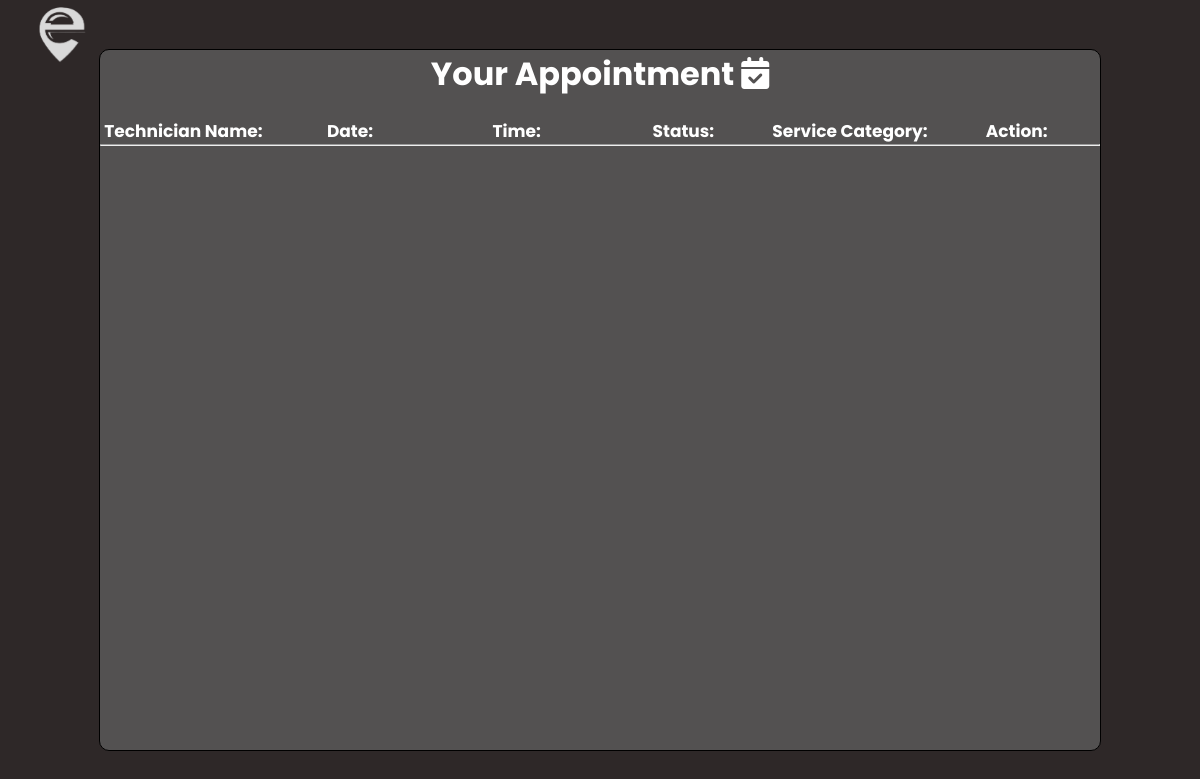
Before: /appointment.php?email=andeng@gmail.com  with the older database file.
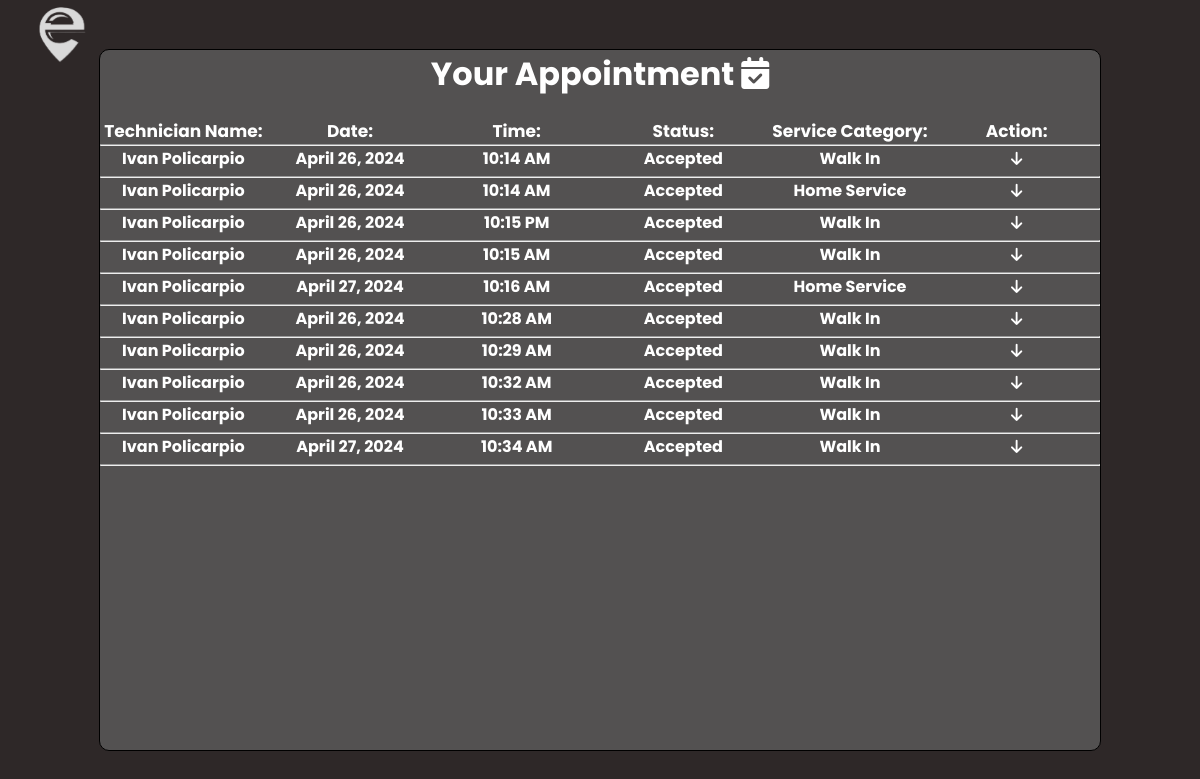
After: the same page with the newer database file.
### tables this page shows
CREATE TABLE `appointment_list` (
  `id` int(11) NOT NULL,
  `endUser_email` varchar(255) NOT NULL,
  `endUser_name` varchar(255) NOT NULL,
  `endUser_message` varchar(255) NOT NULL,
  `end_user_contact` bigint(11) NOT NULL,
  `technician_email` varchar(255) NOT NULL,
  `technician_name` varchar(255) NOT NULL,
  `technician_message` varchar(255) NOT NULL,
  `technician_contact` bigint(255) NOT NULL,
  `technician_social` varchar(255) NOT NULL,
  `time` varchar(255) NOT NULL,
  `date` varchar(255) NOT NULL,
  `service` varchar(255) NOT NULL,
  `status` varchar(255) NOT NULL,
  `type_of_service` varchar(255) NOT NULL
);

### appointment.php (the view, shortened to what this page needs)
<?php
    require_once("dbcon.php");
    $email = $_GET['email'];
    $sql = "SELECT * FROM appointment_list WHERE endUser_email = '$email'";
    $query = mysqli_query($conn, $sql);
?>
<!DOCTYPE html>
<html lang="en">
<head>
    <link rel="stylesheet" href="appointment.css">
</head>
<body>
    <div class="container" id="container">
        <div class="header_container">
            <img src="icon/icon.png" alt="" width="120" onclick="back('<?php echo $email ?>')">
        </div>
        <h1>Your Appointment <i class="fa-solid fa-calendar-check"></i></h1>
        <div class="header">
            <label for="">Technician Name:</label>
            <label for="">Date:</label>
            <label for="">Time:</label>
            <label for="">Status:</label>
            <label for="">Service Category:</label>
            <label for="">Action:</label>
        </div>
        <hr>
        <?php
                while($row = mysqli_fetch_assoc($query)){
            ?>
        <div class="info">
            <p><?php echo $row['technician_name'] ?></p>
            <p><?php echo date("F j, Y", strtotime($row['date'])); ?></p>
            <p><?php echo date('h:i A', strtotime($row['time'])); ?></p>
            <p id="status"><?php echo $row['status'] ?></p>
            <p><?php echo $row['type_of_service'] ?></p>
            <button class="action_btn" onclick="show('message_collapse_<?php echo $row['id']; ?>','icon_<?php echo $row['id']; ?>','<?php echo $row['technician_email'] ?>','<?php echo $email ?>')"><i id="icon_<?php echo $row['id']; ?>" class="fa-solid fa-arrow-down"></i></button>
        </div>
        <hr>
        <?php
            }
        ?>
    </div>
</body>
</html>

### appointment.css (style rules this page uses)
* { margin: 0; padding: 0; }
body { background: rgb(46, 40, 40); font-family: Poppins, sans-serif; color: white; display: flex; justify-content: center; align-items: center; height: 100vh; }
.container { background: rgb(83, 81, 81); height: 700px; border: 1px solid black; width: 1000px; border-radius: 10px; overflow: auto; }
h1 { text-align: center; margin-bottom: 20px; }
.header_container { position: fixed; left: 0; top: 0; cursor: pointer; }
.header { display: grid; grid-template-columns: 1fr 1fr 1fr 1fr 1fr 1fr; text-align: center; font-size: 17px; font-weight: bold; }
.info { display: grid; grid-template-columns: 1fr 1fr 1fr 1fr 1fr 1fr; text-align: center; font-weight: bold; text-transform: capitalize; }
.action_btn { background: transparent; border: none; color: white; font-size: 15px; cursor: pointer; }

Changed rows visible on the page:
added appointment_list: technician_name "Ivan Policarpio", date "April 26, 2024", time "10:14 AM", status "Accepted", type_of_service "Walk In"
added appointment_list: technician_name "Ivan Policarpio", date "April 26, 2024", time "10:14 AM", status "Accepted", type_of_service "Home Service"
added appointment_list: technician_name "Ivan Policarpio", date "April 26, 2024", time "10:15 PM", status "Accepted", type_of_service "Walk In"
added appointment_list: technician_name "Ivan Policarpio", date "April 26, 2024", time "10:15 AM", status "Accepted", type_of_service "Walk In"
added appointment_list: technician_name "Ivan Policarpio", date "April 27, 2024", time "10:16 AM", status "Accepted", type_of_service "Home Service"
added appointment_list: technician_name "Ivan Policarpio", date "April 26, 2024", time "10:28 AM", status "Accepted", type_of_service "Walk In"
added appointment_list: technician_name "Ivan Policarpio", date "April 26, 2024", time "10:29 AM", status "Accepted", type_of_service "Walk In"
added appointment_list: technician_name "Ivan Policarpio", date "April 26, 2024", time "10:32 AM", status "Accepted", type_of_service "Walk In"
added appointment_list: technician_name "Ivan Policarpio", date "April 26, 2024", time "10:33 AM", status "Accepted", type_of_service "Walk In"
added appointment_list: technician_name "Ivan Policarpio", date "April 27, 2024", time "10:34 AM", status "Accepted", type_of_service "Walk In"
